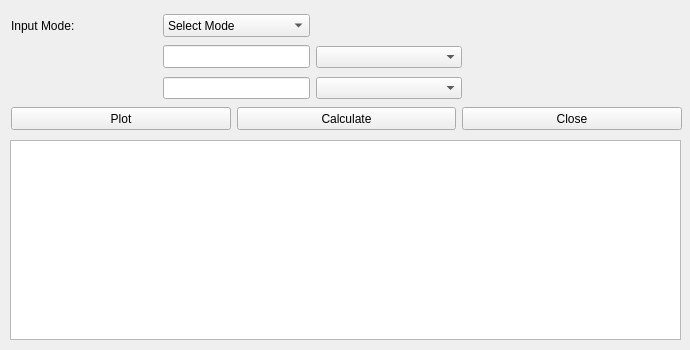
<?xml version="1.0" encoding="UTF-8"?>
<ui version="4.0">
 <class>satCalcForm</class>
 <widget class="QWidget" name="satCalcForm">
  <property name="geometry">
   <rect>
    <x>0</x>
    <y>0</y>
    <width>690</width>
    <height>350</height>
   </rect>
  </property>
  <property name="sizePolicy">
   <sizepolicy hsizetype="Expanding" vsizetype="Expanding">
    <horstretch>0</horstretch>
    <verstretch>0</verstretch>
   </sizepolicy>
  </property>
  <property name="windowTitle">
   <string>calcForm</string>
  </property>
  <widget class="QTableView" name="tableView">
   <property name="geometry">
    <rect>
     <x>10</x>
     <y>140</y>
     <width>671</width>
     <height>200</height>
    </rect>
   </property>
   <property name="sizePolicy">
    <sizepolicy hsizetype="MinimumExpanding" vsizetype="Minimum">
     <horstretch>0</horstretch>
     <verstretch>0</verstretch>
    </sizepolicy>
   </property>
   <property name="minimumSize">
    <size>
     <width>0</width>
     <height>200</height>
    </size>
   </property>
   <property name="maximumSize">
    <size>
     <width>16777215</width>
     <height>0</height>
    </size>
   </property>
  </widget>
  <widget class="QWidget" name="layoutWidget">
   <property name="geometry">
    <rect>
     <x>11</x>
     <y>12</y>
     <width>671</width>
     <height>122</height>
    </rect>
   </property>
   <layout class="QVBoxLayout" name="verticalLayout">
    <item>
     <layout class="QHBoxLayout" name="horizontalLayout_3">
      <item>
       <layout class="QHBoxLayout" name="horizontalLayout_2">
        <item>
         <layout class="QGridLayout" name="gridLayout">
          <item row="0" column="0">
           <widget class="QLabel" name="lblMode">
            <property name="text">
             <string>Input Mode: </string>
            </property>
           </widget>
          </item>
          <item row="0" column="1">
           <widget class="QComboBox" name="cmbMode">
            <property name="sizePolicy">
             <sizepolicy hsizetype="Minimum" vsizetype="Fixed">
              <horstretch>0</horstretch>
              <verstretch>0</verstretch>
             </sizepolicy>
            </property>
            <property name="minimumSize">
             <size>
              <width>140</width>
              <height>23</height>
             </size>
            </property>
            <item>
             <property name="text">
              <string>Select Mode</string>
             </property>
            </item>
            <item>
             <property name="text">
              <string>State(p,x)</string>
             </property>
            </item>
            <item>
             <property name="text">
              <string>State(T,x)</string>
             </property>
            </item>
            <item>
             <property name="text">
              <string>State(p,h)</string>
             </property>
            </item>
            <item>
             <property name="text">
              <string>State(T,h)</string>
             </property>
            </item>
            <item>
             <property name="text">
              <string>State(p,s)</string>
             </property>
            </item>
            <item>
             <property name="text">
              <string>State(T,s)</string>
             </property>
            </item>
            <item>
             <property name="text">
              <string>State(p,v)</string>
             </property>
            </item>
            <item>
             <property name="text">
              <string>State(T,v)</string>
             </property>
            </item>
           </widget>
          </item>
          <item row="1" column="0">
           <widget class="QLabel" name="lblProperty1">
            <property name="text">
             <string>&lt;html&gt;&lt;head/&gt;&lt;body&gt;&lt;p&gt;&lt;br/&gt;&lt;/p&gt;&lt;/body&gt;&lt;/html&gt;</string>
            </property>
           </widget>
          </item>
          <item row="1" column="1">
           <widget class="QLineEdit" name="lnProperty1">
            <property name="sizePolicy">
             <sizepolicy hsizetype="Minimum" vsizetype="Fixed">
              <horstretch>0</horstretch>
              <verstretch>0</verstretch>
             </sizepolicy>
            </property>
            <property name="minimumSize">
             <size>
              <width>140</width>
              <height>23</height>
             </size>
            </property>
           </widget>
          </item>
          <item row="1" column="2">
           <widget class="QComboBox" name="cmbPropertyUnit1">
            <property name="font">
             <font>
              <pointsize>8</pointsize>
             </font>
            </property>
           </widget>
          </item>
          <item row="2" column="0">
           <widget class="QLabel" name="lblProperty2">
            <property name="text">
             <string/>
            </property>
           </widget>
          </item>
          <item row="2" column="1">
           <widget class="QLineEdit" name="lnProperty2">
            <property name="sizePolicy">
             <sizepolicy hsizetype="Ignored" vsizetype="Fixed">
              <horstretch>0</horstretch>
              <verstretch>0</verstretch>
             </sizepolicy>
            </property>
           </widget>
          </item>
          <item row="2" column="2">
           <widget class="QComboBox" name="cmbPropertyUnit2">
            <property name="font">
             <font>
              <pointsize>8</pointsize>
             </font>
            </property>
           </widget>
          </item>
         </layout>
        </item>
       </layout>
      </item>
      <item>
       <spacer name="horizontalSpacer">
        <property name="orientation">
         <enum>Qt::Horizontal</enum>
        </property>
        <property name="sizeType">
         <enum>QSizePolicy::Fixed</enum>
        </property>
        <property name="sizeHint" stdset="0">
         <size>
          <width>220</width>
          <height>20</height>
         </size>
        </property>
       </spacer>
      </item>
     </layout>
    </item>
    <item>
     <layout class="QHBoxLayout" name="horizontalLayout">
      <item>
       <widget class="QPushButton" name="btnPlot">
        <property name="sizePolicy">
         <sizepolicy hsizetype="Expanding" vsizetype="Minimum">
          <horstretch>0</horstretch>
          <verstretch>0</verstretch>
         </sizepolicy>
        </property>
        <property name="minimumSize">
         <size>
          <width>150</width>
          <height>23</height>
         </size>
        </property>
        <property name="maximumSize">
         <size>
          <width>250</width>
          <height>23</height>
         </size>
        </property>
        <property name="text">
         <string>Plot</string>
        </property>
       </widget>
      </item>
      <item>
       <widget class="QPushButton" name="btnCalculate">
        <property name="sizePolicy">
         <sizepolicy hsizetype="Expanding" vsizetype="Minimum">
          <horstretch>0</horstretch>
          <verstretch>0</verstretch>
         </sizepolicy>
        </property>
        <property name="minimumSize">
         <size>
          <width>150</width>
          <height>23</height>
         </size>
        </property>
        <property name="maximumSize">
         <size>
          <width>250</width>
          <height>23</height>
         </size>
        </property>
        <property name="text">
         <string>Calculate</string>
        </property>
       </widget>
      </item>
      <item>
       <widget class="QPushButton" name="btnClose">
        <property name="sizePolicy">
         <sizepolicy hsizetype="Expanding" vsizetype="Minimum">
          <horstretch>0</horstretch>
          <verstretch>0</verstretch>
         </sizepolicy>
        </property>
        <property name="minimumSize">
         <size>
          <width>150</width>
          <height>23</height>
         </size>
        </property>
        <property name="maximumSize">
         <size>
          <width>250</width>
          <height>23</height>
         </size>
        </property>
        <property name="text">
         <string>Close</string>
        </property>
       </widget>
      </item>
     </layout>
    </item>
   </layout>
  </widget>
 </widget>
 <resources/>
 <connections/>
</ui>
